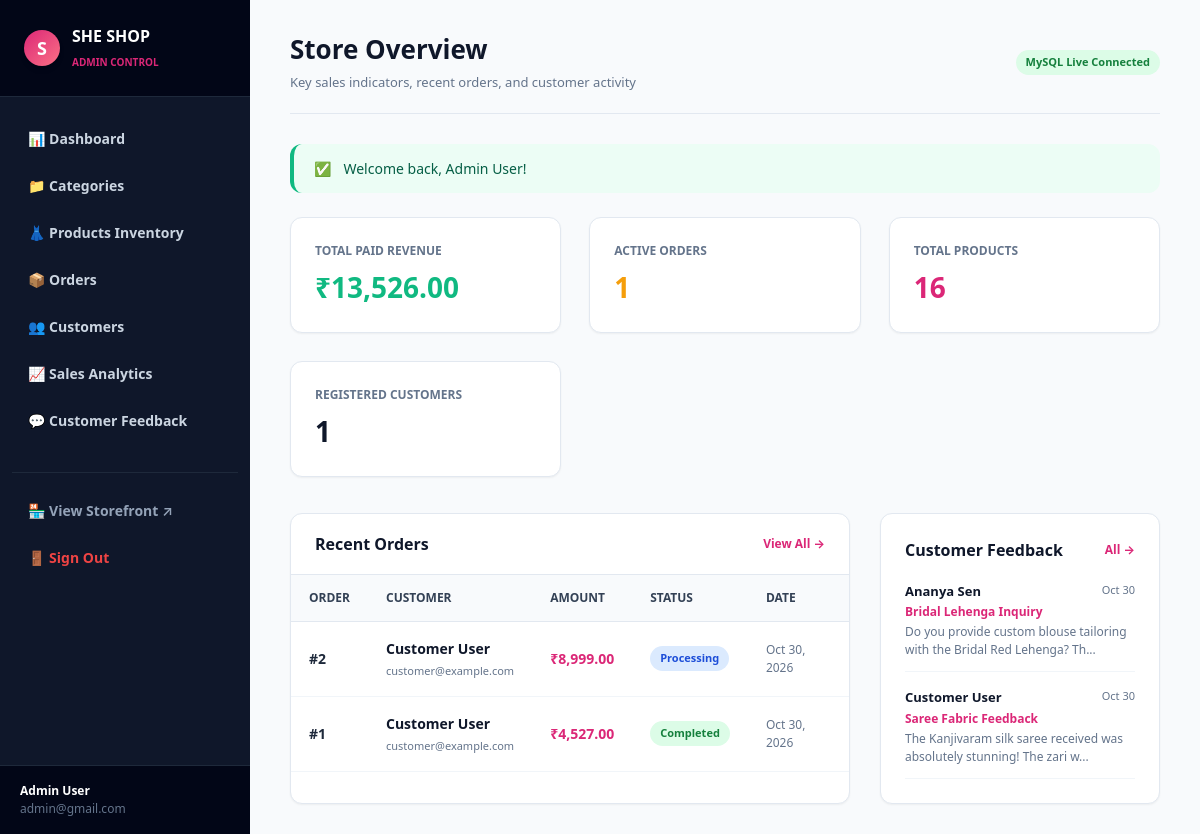
/admin/index.php (signed in), run on the app's committed database.
### tables this page shows
CREATE TABLE `orders` (
  `id` bigint(20) unsigned NOT NULL AUTO_INCREMENT,
  `user_id` bigint(20) unsigned NOT NULL,
  `total_price` decimal(10,2) NOT NULL,
  `status` varchar(50) NOT NULL DEFAULT 'pending',
  `payment_method` varchar(50) NOT NULL DEFAULT 'cod',
  `payment_status` varchar(50) NOT NULL DEFAULT 'unpaid',
  `shipping_address` text DEFAULT NULL,
  `created_at` timestamp NULL DEFAULT CURRENT_TIMESTAMP,
  `updated_at` timestamp NULL DEFAULT CURRENT_TIMESTAMP ON UPDATE CURRENT_TIMESTAMP,
  PRIMARY KEY (`id`),
  KEY `orders_user_id_foreign` (`user_id`),
  CONSTRAINT `orders_user_id_foreign` FOREIGN KEY (`user_id`) REFERENCES `users` (`id`) ON DELETE CASCADE
);

CREATE TABLE `users` (
  `id` bigint(20) unsigned NOT NULL AUTO_INCREMENT,
  `name` varchar(255) NOT NULL,
  `email` varchar(255) NOT NULL,
  `password` varchar(255) NOT NULL,
  `role` varchar(50) NOT NULL DEFAULT 'customer',
  `created_at` timestamp NULL DEFAULT CURRENT_TIMESTAMP,
  `updated_at` timestamp NULL DEFAULT CURRENT_TIMESTAMP ON UPDATE CURRENT_TIMESTAMP,
  PRIMARY KEY (`id`),
  UNIQUE KEY `users_email_unique` (`email`)
);

CREATE TABLE `feedback` (
  `id` bigint(20) unsigned NOT NULL AUTO_INCREMENT,
  `user_id` bigint(20) unsigned DEFAULT NULL,
  `name` varchar(255) NOT NULL,
  `email` varchar(255) NOT NULL,
  `subject` varchar(255) NOT NULL,
  `message` text NOT NULL,
  `created_at` timestamp NULL DEFAULT CURRENT_TIMESTAMP,
  `updated_at` timestamp NULL DEFAULT CURRENT_TIMESTAMP ON UPDATE CURRENT_TIMESTAMP,
  PRIMARY KEY (`id`),
  KEY `feedback_user_id_foreign` (`user_id`),
  CONSTRAINT `feedback_user_id_foreign` FOREIGN KEY (`user_id`) REFERENCES `users` (`id`) ON DELETE SET NULL
);

### config/db.php (called while the page is built, shortened)
<?php
function base_url($path = '') {
    $scriptDir = dirname($_SERVER['SCRIPT_NAME'] ?? '');
    if (strpos($scriptDir, '/admin') !== false) {
        $root = dirname($scriptDir);
    } else {
        $root = $scriptDir;
    }
    $root = rtrim(str_replace('\\', '/', $root), '/');
    return ($root ? $root : '') . '/' . ltrim($path, '/');
}
function is_logged_in() {
    return isset($_SESSION['user_id']);
}
function current_user() {
    return [
        'id' => $_SESSION['user_id'],
        'name' => $_SESSION['user_name'] ?? 'User',
        'email' => $_SESSION['user_email'] ?? '',
        'role' => $_SESSION['user_role'] ?? 'customer'
    ];
}
function format_price($amount) {
    return '₹' . number_format((float)$amount, 2);
}
function get_flash($type) {
    if (isset($_SESSION['flash_' . $type])) {
        $msg = $_SESSION['flash_' . $type];
        return $msg;
    }
    return null;
}

### admin/index.php (the view, shortened to what this page needs)
<?php
require_once __DIR__ . '/../config/db.php';
$headerTitle = "Store Overview";
$headerDesc = "Key sales indicators, recent orders, and customer activity";
$revenueStmt = $pdo->query("SELECT COALESCE(SUM(total_price), 0) FROM orders WHERE payment_status = 'paid'");
$totalRevenue = (float)$revenueStmt->fetchColumn();
$activeOrdersStmt = $pdo->query("SELECT COUNT(*) FROM orders WHERE status IN ('pending', 'processing')");
$activeOrders = (int)$activeOrdersStmt->fetchColumn();
$productsStmt = $pdo->query("SELECT COUNT(*) FROM products");
$totalProducts = (int)$productsStmt->fetchColumn();
$custStmt = $pdo->query("SELECT COUNT(*) FROM users WHERE role = 'customer'");
$totalCustomers = (int)$custStmt->fetchColumn();
$ordersStmt = $pdo->query("SELECT o.*, u.name as customer_name, u.email as customer_email
                           FROM orders o
                           LEFT JOIN users u ON o.user_id = u.id
                           ORDER BY o.id DESC LIMIT 5");
$recentOrders = $ordersStmt->fetchAll();
$fbStmt = $pdo->query("SELECT * FROM feedback ORDER BY id DESC LIMIT 5");
$recentFeedback = $fbStmt->fetchAll();
require_once __DIR__ . '/includes/admin_header.php';
?>
<div class="grid-4" style="margin-bottom: 36px;">
    <div style="background: white; padding: 24px; border-radius: var(--radius); border: 1px solid var(--border); box-shadow: var(--shadow-sm);">
        <div style="font-size: 12px; font-weight: 700; color: var(--text-muted); text-transform: uppercase;">Total Paid Revenue</div>
        <div style="font-size: 28px; font-weight: 800; color: var(--success); margin-top: 6px;"><?= format_price($totalRevenue); ?></div>
    </div>
    <div style="background: white; padding: 24px; border-radius: var(--radius); border: 1px solid var(--border); box-shadow: var(--shadow-sm);">
        <div style="font-size: 12px; font-weight: 700; color: var(--text-muted); text-transform: uppercase;">Active Orders</div>
        <div style="font-size: 28px; font-weight: 800; color: var(--accent); margin-top: 6px;"><?= $activeOrders; ?></div>
    </div>
    <div style="background: white; padding: 24px; border-radius: var(--radius); border: 1px solid var(--border); box-shadow: var(--shadow-sm);">
        <div style="font-size: 12px; font-weight: 700; color: var(--text-muted); text-transform: uppercase;">Total Products</div>
        <div style="font-size: 28px; font-weight: 800; color: var(--primary); margin-top: 6px;"><?= $totalProducts; ?></div>
    </div>
    <div style="background: white; padding: 24px; border-radius: var(--radius); border: 1px solid var(--border); box-shadow: var(--shadow-sm);">
        <div style="font-size: 12px; font-weight: 700; color: var(--text-muted); text-transform: uppercase;">Registered Customers</div>
        <div style="font-size: 28px; font-weight: 800; color: var(--dark); margin-top: 6px;"><?= $totalCustomers; ?></div>
    </div>
</div>
<div style="display: grid; grid-template-columns: 2fr 1fr; gap: 30px;">
    <div class="table-wrapper">
        <div style="padding: 18px 24px; border-bottom: 1px solid var(--border); display: flex; justify-content: space-between; align-items: center;">
            <h3 style="font-size: 16px; font-weight: 800; color: var(--dark);">Recent Orders</h3>
            <a href="<?= base_url('admin/orders.php'); ?>" style="font-size: 12px; font-weight: 700; color: var(--primary);">View All &rarr;</a>
        </div>
        <?php if (empty($recentOrders)): ?>
            <div style="padding: 30px; text-align: center; color: var(--text-muted); font-size: 13px;">No orders yet.</div>
        <?php else: ?>
            <table class="table">
                <thead>
                    <tr>
                        <th>Order</th>
                        <th>Customer</th>
                        <th>Amount</th>
                        <th>Status</th>
                        <th>Date</th>
                    </tr>
                </thead>
                <tbody>
                    <?php foreach ($recentOrders as $ro): ?>
                        <tr>
                            <td style="font-weight: 700;">#<?= $ro['id']; ?></td>
                            <td>
                                <strong style="display: block; color: var(--dark);"><?= htmlspecialchars($ro['customer_name'] ?? 'Guest'); ?></strong>
                                <span style="font-size: 11px; color: var(--text-muted);"><?= htmlspecialchars($ro['customer_email'] ?? ''); ?></span>
                            </td>
                            <td style="font-weight: 800; color: var(--primary);"><?= format_price($ro['total_price']); ?></td>
                            <td>
                                <span class="status-pill status-<?= htmlspecialchars($ro['status']); ?>">
                                    <?= ucfirst($ro['status']); ?>
                                </span>
                            </td>
                            <td style="font-size: 12px; color: var(--text-muted);"><?= date('M d, Y', strtotime($ro['created_at'])); ?></td>
                        </tr>
                    <?php endforeach; ?>
                </tbody>
            </table>
        <?php endif; ?>
    </div>
    <div style="background: white; border-radius: var(--radius); border: 1px solid var(--border); box-shadow: var(--shadow-sm); padding: 24px;">
        <div style="display: flex; justify-content: space-between; align-items: center; margin-bottom: 20px;">
            <h3 style="font-size: 16px; font-weight: 800; color: var(--dark);">Customer Feedback</h3>
            <a href="<?= base_url('admin/feedback.php'); ?>" style="font-size: 12px; font-weight: 700; color: var(--primary);">All &rarr;</a>
        </div>
        <?php if (empty($recentFeedback)): ?>
            <div style="padding: 30px; text-align: center; color: var(--text-muted); font-size: 13px;">No feedback received yet.</div>
        <?php else: ?>
            <div style="display: flex; flex-direction: column; gap: 16px;">
                <?php foreach ($recentFeedback as $fb): ?>
                    <div style="border-bottom: 1px solid #f1f5f9; padding-bottom: 12px;">
                        <div style="display: flex; justify-content: space-between; font-size: 13px; font-weight: 700; color: var(--dark);">
                            <span><?= htmlspecialchars($fb['name']); ?></span>
                            <span style="font-size: 11px; font-weight: normal; color: var(--text-muted);"><?= date('M d', strtotime($fb['created_at'])); ?></span>
                        </div>
                        <div style="font-size: 12px; font-weight: 600; color: var(--primary); margin: 2px 0;"><?= htmlspecialchars($fb['subject']); ?></div>
                        <div style="font-size: 12px; color: var(--text-muted);"><?= htmlspecialchars(substr($fb['message'], 0, 70)); ?>...</div>
                    </div>
                <?php endforeach; ?>
            </div>
        <?php endif; ?>
    </div>
</div>
<?php require_once __DIR__ . '/includes/admin_footer.php'; ?>

### admin/includes/admin_header.php (shortened to what this page needs)
<?php
require_once __DIR__ . '/../../config/db.php';
$adminUser = current_user();
?>
<!DOCTYPE html>
<html lang="en">
<head>
    <link rel="stylesheet" href="<?= base_url('assets/css/style.css'); ?>">
</head>
<body>
    <div class="admin-layout">
        <aside class="admin-sidebar">
            <div class="admin-brand">
                <div class="logo-icon" style="width:36px; height:36px; font-size:18px;">S</div>
                <div>
                    <span style="font-weight: 800; color: white; display: block; font-size: 16px;">SHE SHOP</span>
                    <span style="font-size: 10px; font-weight: 700; color: var(--primary); text-transform: uppercase;">Admin Control</span>
                </div>
            </div>
            <ul class="admin-menu">
                <li><a href="<?= base_url('admin/index.php'); ?>">📊 Dashboard</a></li>
                <li><a href="<?= base_url('admin/categories.php'); ?>">📁 Categories</a></li>
                <li><a href="<?= base_url('admin/products.php'); ?>">👗 Products Inventory</a></li>
                <li><a href="<?= base_url('admin/orders.php'); ?>">📦 Orders</a></li>
                <li><a href="<?= base_url('admin/customers.php'); ?>">👥 Customers</a></li>
                <li><a href="<?= base_url('admin/analytics.php'); ?>">📈 Sales Analytics</a></li>
                <li><a href="<?= base_url('admin/feedback.php'); ?>">💬 Customer Feedback</a></li>
                <li style="margin-top: 30px; border-top: 1px solid #1e293b; padding-top: 16px;">
                    <a href="<?= base_url('index.php'); ?>" target="_blank" style="color: #94a3b8;">🏪 View Storefront &nearr;</a>
                </li>
                <li>
                    <a href="<?= base_url('logout.php'); ?>" style="color: #ef4444;">🚪 Sign Out</a>
                </li>
            </ul>
            <div style="padding: 16px 20px; background: #020617; border-top: 1px solid #1e293b; font-size: 12px;">
                <div style="font-weight: 700; color: white;"><?= htmlspecialchars($adminUser['name']); ?></div>
                <div style="color: #64748b;"><?= htmlspecialchars($adminUser['email']); ?></div>
            </div>
        </aside>
        <main class="admin-content">
            <div style="display: flex; justify-content: space-between; align-items: center; margin-bottom: 30px; padding-bottom: 20px; border-bottom: 1px solid var(--border);">
                <div>
                    <h1 style="font-size: 26px; font-weight: 800; color: var(--dark);"><?= $headerTitle ?? 'Dashboard'; ?></h1>
                    <p style="font-size: 13px; color: var(--text-muted); margin-top: 4px;"><?= $headerDesc ?? 'Store performance overview & management'; ?></p>
                </div>
                <div>
                    <span class="status-pill status-completed">MySQL Live Connected</span>
                </div>
            </div>
            <?php if ($successMsg = get_flash('success')): ?>
                <div class="alert alert-success">
                    <span>✅</span> <?= htmlspecialchars($successMsg); ?>
                </div>
            <?php endif; ?>

### admin/includes/admin_footer.php
        </main>
    </div>
</body>
</html>

### assets/css/style.css (style rules this page uses)
:root { --primary: #db2777; --primary-hover: #be185d; --primary-light: #fdf2f8; --accent: #f59e0b; --dark: #0f172a; --dark-muted: #334155; --light-bg: #f8fafc; --card-bg: #ffffff; --border: #e2e8f0; --text: #1e293b; --text-muted: #64748b; --success: #10b981; --danger: #ef4444; --shadow-sm: 0 1px 2px 0 rgb(0 0 0 / 0.05); --shadow: 0 4px 6px -1px rgb(0 0 0 / 0.1), 0 2px 4px -2px rgb(0 0 0 / 0.1); --shadow-lg: 0 10px 15px -3px rgb(0 0 0 / 0.1), 0 4px 6px -4px rgb(0 0 0 / 0.1); --radius: 12px; }
* { margin: 0; padding: 0; box-sizing: border-box; font-family: 'Segoe UI', system-ui, -apple-system, sans-serif; }
body { background-color: var(--light-bg); color: var(--text); min-height: 100vh; display: flex; flex-direction: column; line-height: 1.5; }
a { color: inherit; text-decoration: none; }
.logo-icon { width: 42px; height: 42px; background: linear-gradient(135deg, var(--primary), #fb7185); color: white; font-size: 22px; font-weight: 800; border-radius: 50%; display: flex; align-items: center; justify-content: center; box-shadow: var(--shadow); }
.alert { padding: 14px 20px; border-radius: var(--radius); margin-bottom: 24px; font-size: 14px; font-weight: 500; display: flex; align-items: center; gap: 12px; }
.alert-success { background: #ecfdf5; color: #065f46; border-left: 4px solid var(--success); }
.grid-4 { display: grid; grid-template-columns: repeat(auto-fill, minmax(260px, 1fr)); gap: 28px; }
.table-wrapper { background: white; border-radius: var(--radius); border: 1px solid var(--border); overflow: hidden; box-shadow: var(--shadow-sm); }
.table { width: 100%; border-collapse: collapse; font-size: 14px; }
.table th { background: #f8fafc; padding: 14px 18px; text-align: left; font-weight: 700; color: var(--dark-muted); border-bottom: 1px solid var(--border); text-transform: uppercase; font-size: 12px; }
.table td { padding: 16px 18px; border-bottom: 1px solid #f1f5f9; vertical-align: middle; }
.status-pill { display: inline-block; padding: 4px 10px; border-radius: 999px; font-size: 11px; font-weight: 700; text-transform: capitalize; }
.status-completed { background: #dcfce7; color: #15803d; }
.status-processing { background: #dbeafe; color: #1d4ed8; }
.admin-layout { display: flex; min-height: 100vh; }
.admin-sidebar { width: 250px; background: #0f172a; color: #94a3b8; display: flex; flex-direction: column; flex-shrink: 0; }
.admin-brand { padding: 24px; background: #020617; border-bottom: 1px solid #1e293b; display: flex; align-items: center; gap: 12px; }
.admin-menu { padding: 20px 12px; list-style: none; flex: 1; }
.admin-menu a { display: flex; align-items: center; gap: 12px; padding: 11px 16px; border-radius: 8px; font-size: 14px; font-weight: 600; color: #cbd5e1; margin-bottom: 4px; transition: all 0.2s; }
.admin-content { flex: 1; padding: 30px 40px; overflow-y: auto; }

### data on the page
orders: id "2", user.name "Customer User", user.email "customer@example.com", total_price "₹8,999.00", status "Processing", created_at "Oct 30, 2026"
orders: id "1", user.name "Customer User", user.email "customer@example.com", total_price "₹4,527.00", status "Completed", created_at "Oct 30, 2026"
feedback: name "Ananya Sen", created_at "Oct 30", subject "Bridal Lehenga Inquiry", message "Do you provide custom blouse tailoring with the Bridal Red Lehenga? Th"
feedback: name "Customer User", created_at "Oct 30", subject "Saree Fabric Feedback", message "The Kanjivaram silk saree received was absolutely stunning! The zari w"

### other printed values
$adminUser['name'] "Admin User"
$adminUser['email'] "admin@gmail.com"
$headerTitle "Store Overview"
$headerDesc "Key sales indicators, recent orders, and customer activity"
$successMsg "Welcome back, Admin User!"
format_price($totalRevenue) "₹13,526.00"
$activeOrders "1"
$totalProducts "16"
$totalCustomers "1"
